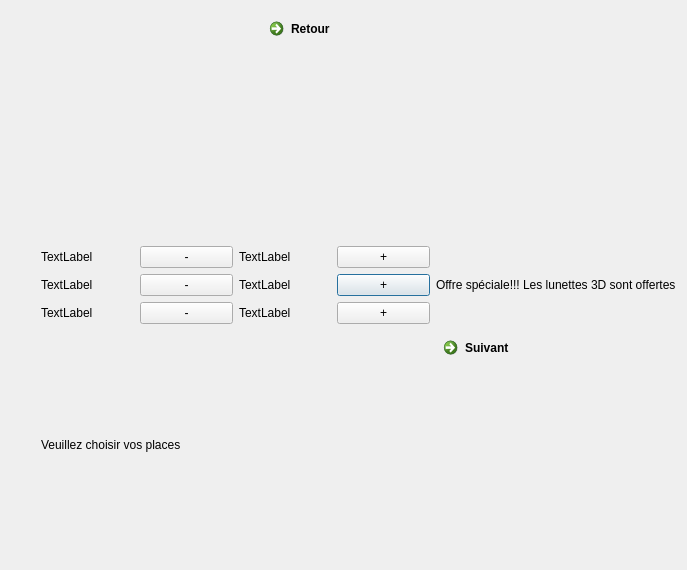
<?xml version="1.0" encoding="UTF-8"?>
<ui version="4.0">
 <class>nombre_place</class>
 <widget class="QDialog" name="nombre_place">
  <property name="geometry">
   <rect>
    <x>0</x>
    <y>0</y>
    <width>687</width>
    <height>570</height>
   </rect>
  </property>
  <property name="windowTitle">
   <string>Dialog</string>
  </property>
  <layout class="QGridLayout" name="gridLayout_2">
   <item row="0" column="0">
    <layout class="QGridLayout" name="gridLayout_6">
     <property name="leftMargin">
      <number>30</number>
     </property>
     <property name="bottomMargin">
      <number>0</number>
     </property>
     <item row="1" column="0">
      <layout class="QGridLayout" name="gridLayout">
       <item row="1" column="2">
        <widget class="QLabel" name="Tl_nb_places_6ans">
         <property name="text">
          <string>TextLabel</string>
         </property>
        </widget>
       </item>
       <item row="0" column="2">
        <widget class="QLabel" name="Tl_nb_place_adulte">
         <property name="text">
          <string>TextLabel</string>
         </property>
        </widget>
       </item>
       <item row="1" column="3">
        <widget class="QPushButton" name="Pb_moins_6ans_2">
         <property name="text">
          <string>+</string>
         </property>
        </widget>
       </item>
       <item row="3" column="1">
        <widget class="QPushButton" name="Pb_moins_26ans">
         <property name="text">
          <string>-</string>
         </property>
        </widget>
       </item>
       <item row="1" column="1">
        <widget class="QPushButton" name="Pb_moins_6ans">
         <property name="text">
          <string>-</string>
         </property>
        </widget>
       </item>
       <item row="0" column="1">
        <widget class="QPushButton" name="Pb_moins_adulte">
         <property name="text">
          <string>-</string>
         </property>
        </widget>
       </item>
       <item row="3" column="3">
        <widget class="QPushButton" name="Pb_plus_26ans">
         <property name="text">
          <string>+</string>
         </property>
        </widget>
       </item>
       <item row="0" column="3">
        <widget class="QPushButton" name="Pb_plus_adulte">
         <property name="text">
          <string>+</string>
         </property>
        </widget>
       </item>
       <item row="3" column="2">
        <widget class="QLabel" name="Tl_nb_place_26ans">
         <property name="text">
          <string>TextLabel</string>
         </property>
        </widget>
       </item>
       <item row="1" column="0">
        <widget class="QLabel" name="Tl_tarif_moins_6ans">
         <property name="text">
          <string>TextLabel</string>
         </property>
        </widget>
       </item>
       <item row="3" column="0">
        <widget class="QLabel" name="Tl_tarif_moins_26ans">
         <property name="text">
          <string>TextLabel</string>
         </property>
        </widget>
       </item>
       <item row="0" column="0">
        <widget class="QLabel" name="Tl_prix_adulte">
         <property name="text">
          <string>TextLabel</string>
         </property>
        </widget>
       </item>
      </layout>
     </item>
     <item row="0" column="0">
      <layout class="QGridLayout" name="gridLayout_7">
       <item row="0" column="0">
        <spacer name="horizontalSpacer_2">
         <property name="orientation">
          <enum>Qt::Horizontal</enum>
         </property>
         <property name="sizeHint" stdset="0">
          <size>
           <width>40</width>
           <height>20</height>
          </size>
         </property>
        </spacer>
       </item>
       <item row="0" column="1">
        <widget class="QCommandLinkButton" name="Clb_place_retour">
         <property name="text">
          <string>Retour</string>
         </property>
        </widget>
       </item>
      </layout>
     </item>
     <item row="2" column="0">
      <widget class="QLabel" name="Tl_tarif">
       <property name="text">
        <string>Veuillez choisir vos places</string>
       </property>
      </widget>
     </item>
     <item row="2" column="1">
      <widget class="QCommandLinkButton" name="Clb_place_suivant">
       <property name="text">
        <string>Suivant</string>
       </property>
      </widget>
     </item>
     <item row="1" column="1">
      <widget class="QLabel" name="Tl_lunette">
       <property name="text">
        <string>Offre spéciale!!! Les lunettes 3D sont offertes</string>
       </property>
      </widget>
     </item>
    </layout>
   </item>
  </layout>
 </widget>
 <resources/>
 <connections/>
</ui>
